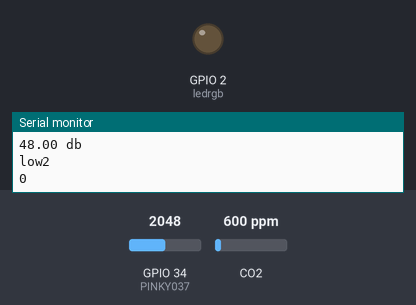
A sketch run on a simulated ESP32. Parts: output pins drawn as LEDs (lit = HIGH), the last lines printed to the serial monitor. The inputs (shaded band) are chosen by the test bench; at power-on: CO2 600 ppm, GPIO 34 (PINKY037) = 2048 (analog values on the 0–4095 scale). WiFi joins after 1.5 s; servers stay silent unless stated.

Above: at 9.2 s.
9.3 s: CO2 set to 964 ppm
11.3 s: CO2 set to 1034 ppm
At 12.9 s:
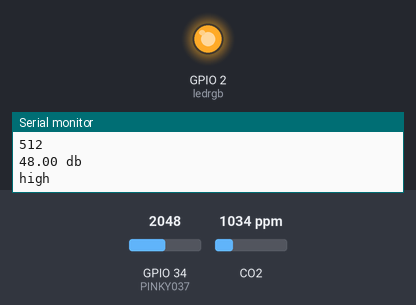
13.7 s: CO2 set to 452 ppm
At 15.1 s:
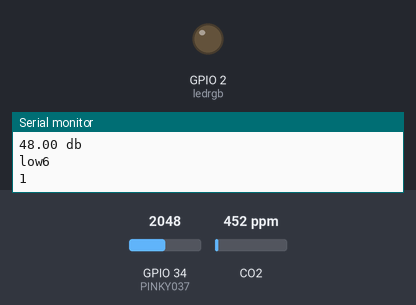
15.8 s: CO2 set to 1050 ppm
At 17.0 s:
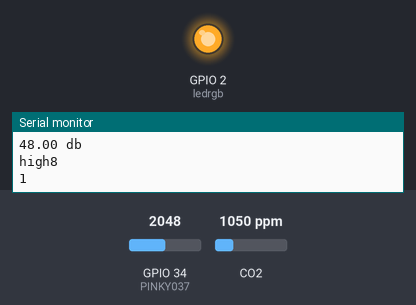
Timing chart, 0 to 18.8 s (numbered marks = the images above; inputs shaded):
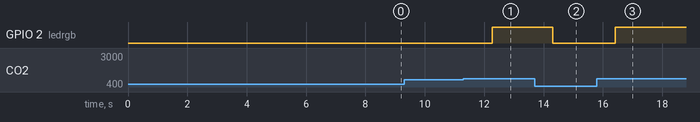

Measured:
- the behaviour switches between 1000 and 1001 ppm on CO2 (found by bisection; images 0 and 1)
- after the input at 11.3 s, GPIO 2 (ledrgb): LOW → HIGH after 0.96 s
- after the input at 13.7 s, GPIO 2 (ledrgb): HIGH → LOW after 0.62 s
- after the input at 15.8 s, GPIO 2 (ledrgb): LOW → HIGH after 0.62 s

The sketch:

AirNSound_dec04a.ino
```cpp
#include "arduino_secrets.h"
#include "thingProperties.h"
#include "MQ135.h"
#include <ESP_Mail_Client.h>
//#include <Wire.h>

const int sampleWindow = 50;
unsigned int sample;

#define PINMQ135 35
#define PINKY037 34
#define ledrgb 2
int EmailStart =0;
bool IsSent = false;
MQ135 mq135_sensor(PINMQ135);

SMTPSession smtp;

void smtpCallback(SMTP_Status status)
{
  Serial.println(status.info());
  if (status.success())
  {
    Serial.println("----------------");
    ESP_MAIL_PRINTF("Message sent success: %d\n", status.completedCount());
    ESP_MAIL_PRINTF("Message sent failled: %d\n", status.failedCount());
    Serial.println("----------------\n");
    struct tm dt;
    for (size_t i = 0; i < smtp.sendingResult.size(); i++){
      /* Get the result item */
      SMTP_Result result = smtp.sendingResult.getItem(i);
      time_t ts = (time_t)result.timestamp;
      localtime_r(&ts, &dt);

      ESP_MAIL_PRINTF("Message No: %d\n", i + 1);
      ESP_MAIL_PRINTF("Status: %s\n", result.completed ? "success" : "failed");
      ESP_MAIL_PRINTF("Date/Time: %d/%d/%d %d:%d:%d\n", dt.tm_year + 1900, dt.tm_mon + 1, dt.tm_mday, dt.tm_hour, dt.tm_min, dt.tm_sec);
      ESP_MAIL_PRINTF("Recipient: %s\n", result.recipients.c_str());
      ESP_MAIL_PRINTF("Subject: %s\n", result.subject.c_str());
    }
    Serial.println("----------------\n");
  }
}

void setup() {
  pinMode(ledrgb,OUTPUT);

 analogReadResolution(10);
  Serial.begin(115200);
  initProperties();
  ArduinoCloud.begin(ArduinoIoTPreferredConnection);
  setDebugMessageLevel(2);
  ArduinoCloud.printDebugInfo();
    delay(8000);
}
void ReadPPM()
{
  ppm = mq135_sensor.getPPM();
  Serial.print(ppm);
  Serial.println("ppm");
}
void ReadSoundDB()
{
  unsigned long startMillis= millis();                   // Start of sample window
   float peakToPeak = 0;                                  // peak-to-peak level

   unsigned int signalMax = 0;                            //minimum value
   unsigned int signalMin = 1024;                         //maximum value

                                                          // collect data for 50 mS
   while (millis() - startMillis < sampleWindow)
   {
      sample = analogRead(PINKY037);                    //get reading from microphone
      Serial.println(sample);
      if (sample < 1024)                                  // toss out spurious readings
      {
         if (sample > signalMax)
         {
            signalMax = sample;                           // save just the max levels
         }
         else if (sample < signalMin)
         {
            signalMin = sample;                           // save just the min levels
         }
      }
   }

   peakToPeak = signalMax - signalMin;                    // max - min = peak-peak amplitude
   sound = map(peakToPeak,20,1023,49,120);             //calibrate for deciBels
  Serial.print(sound);
  Serial.println(" db");

}
void DB_EmailSender(float value)
{
  smtp.debug(1);
  smtp.callback(smtpCallback);
  ESP_Mail_Session session;

  session.server.host_name = SMTP_HOST;
  session.server.port = SMTP_PORT;
  session.login.email = AUTHOR_EMAIL;
  session.login.password = AUTHOR_PASSWORD;
  session.login.user_domain = "";

  SMTP_Message message;

  message.sender.name = "WARNING";
  message.sender.email = AUTHOR_EMAIL;
  message.subject = "High Decibel Detected";
  message.addRecipient("", RECIPIENT_EMAIL);

  String htmlMsg;

  /*Send HTML message */
  if(value ==79)
  {
   htmlMsg = "<div style=\"color:#2f4468;\"><h1>DECIBEL IS HIGHER THAN 80!</h1><p></p></div>";
  }
  else if(value ==120)
  {
   htmlMsg = "<div style=\"color:#2f4468;\"><h1>DECIBEL IS HIGHER THAN 120!</h1><p>RUN</p></div>";
  }
  message.html.content = htmlMsg.c_str();
  message.html.content = htmlMsg.c_str();
  message.text.charSet = "us-ascii";
  message.html.transfer_encoding = Content_Transfer_Encoding::enc_7bit;

  if (!smtp.connect(&session))
    return;
  if (!MailClient.sendMail(&smtp, &message))
    Serial.println("Error sending Email, " + smtp.errorReason());
}

void PPM_EmailSender(float value)
{
  smtp.debug(1);
  smtp.callback(smtpCallback);
  ESP_Mail_Session session;

  session.server.host_name = SMTP_HOST;
  session.server.port = SMTP_PORT;
  session.login.email = AUTHOR_EMAIL;
  session.login.password = AUTHOR_PASSWORD;
  session.login.user_domain = "";

  SMTP_Message message;

  message.sender.name = "WARNING";
  message.sender.email = AUTHOR_EMAIL;
  message.subject = "High PPM Detected";
  message.addRecipient("", RECIPIENT_EMAIL);
  String htmlMsg;

  /*Send HTML message */
  if(value ==1000)
  {
   htmlMsg = "<div style=\"color:#2f4468;\"><h1>PPM LEVEL IS HIGHER THAN 1000!</h1><p></p></div>";
  }
  else if(value ==2000)
  {
   htmlMsg = "<div style=\"color:#2f4468;\"><h1>PPM LEVEL IS HIGHER THAN 2000!</h1><p>RUN</p></div>";
  }
  message.html.content = htmlMsg.c_str();
  message.html.content = htmlMsg.c_str();
  message.text.charSet = "us-ascii";
  message.html.transfer_encoding = Content_Transfer_Encoding::enc_7bit;

  if (!smtp.connect(&session))
    return;
  if (!MailClient.sendMail(&smtp, &message))
    Serial.println("Error sending Email, " + smtp.errorReason());
}

void SendEmail()
{
  if(IsSent ==false)
  {
    CheckValue();
  }
  EmailStart++;
  Serial.println(EmailStart);
  if(EmailStart >= 11)
  {
    IsSent = false;
    EmailStart = 0;
  }
  Serial.println(IsSent);
}
void LedControl()
{
  if(ppm >1000 || sound >78)
  {
  digitalWrite(ledrgb,HIGH);
  Serial.write("high");
  }
  else if(ppm < 1000 || sound <75)
  {
     digitalWrite(ledrgb,LOW);
       Serial.write("low");

  }
}
void CheckValue()
{
 if(ppm > 2000)
 {
  PPM_EmailSender(2000);
      IsSent = true;

 }
 else if(ppm >1000 && ppm <2000)
 {
  PPM_EmailSender(1000);
      IsSent = true;

 }


 if(sound > 120)
 {
  DB_EmailSender(120);
      IsSent = true;

 }
 else if(sound < 120 && sound >79)
 {
  DB_EmailSender(79);
      IsSent = true;

 }
}
void loop()
{

  ReadPPM();
  ReadSoundDB();
  LedControl();
  SendEmail();
  ArduinoCloud.update();
  delay(1000);
}


void onGasChange()
{
}
void onSoundChange()
{
}
void onPpmChange()
{
}
```

arduino_secrets.h
```cpp
#define SECRET_DEVICE_KEY ""
#define SECRET_OPTIONAL_PASS ""
#define SECRET_SSID ""


#define SMTP_HOST "smtp.gmail.com"
#define SMTP_PORT 465

/* The sign in credentials */
#define AUTHOR_EMAIL ""
#define AUTHOR_PASSWORD ""

/* Recipient's email*/
#define RECIPIENT_EMAIL ""
```

thingProperties.h
```cpp
// Code generated by Arduino IoT Cloud, DO NOT EDIT.

#include <ArduinoIoTCloud.h>
#include <Arduino_ConnectionHandler.h>

const char DEVICE_LOGIN_NAME[]  = "c0f04d70-bbc6-4b5a-b365-ad941c72d00f";

const char SSID[]               = SECRET_SSID;    // Network SSID (name)
const char PASS[]               = SECRET_OPTIONAL_PASS;    // Network password (use for WPA, or use as key for WEP)
const char DEVICE_KEY[]  = SECRET_DEVICE_KEY;    // Secret device password

void onPpmChange();
void onSoundChange();
float ppm;
float sound;

void initProperties(){

  ArduinoCloud.setBoardId(DEVICE_LOGIN_NAME);
  ArduinoCloud.setSecretDeviceKey(DEVICE_KEY);
  ArduinoCloud.addProperty(ppm, READWRITE, ON_CHANGE, onPpmChange);
  ArduinoCloud.addProperty(sound, READ, ON_CHANGE, NULL);

}

WiFiConnectionHandler ArduinoIoTPreferredConnection(SSID, PASS);
```
